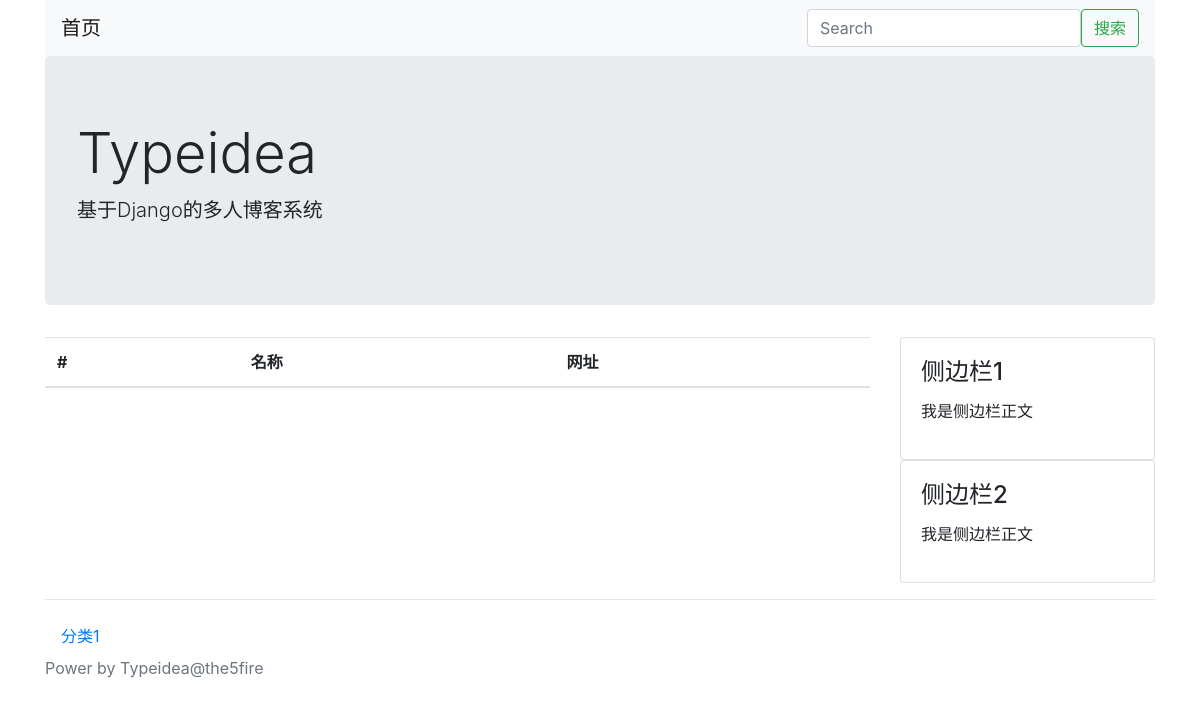
Before: /links/ with the older database file.
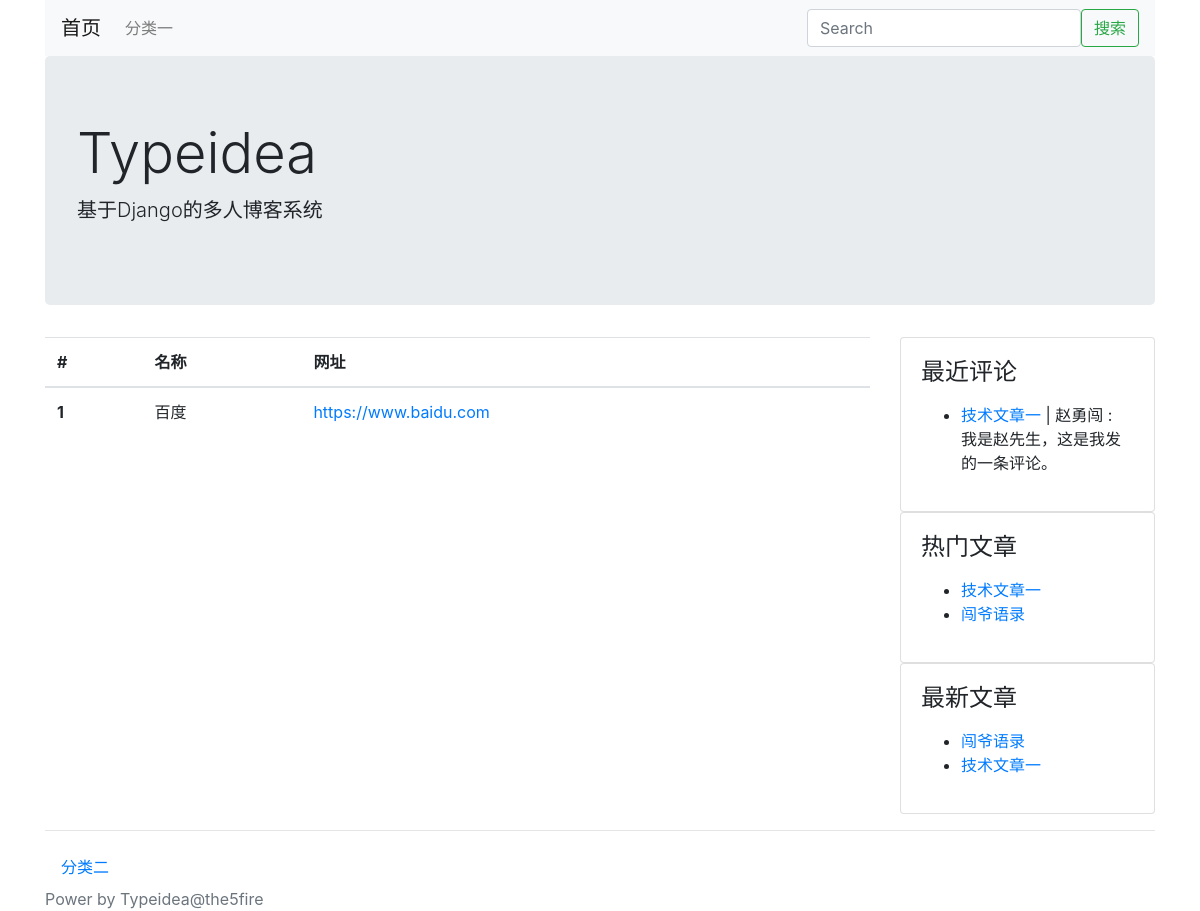
After: the same page with the newer database file.
### config/models.py (models this page shows, shortened)
class SideBar(models.Model):
    STATUS_SHOW = 1
    STATUS_HIDE = 0
    STATUS_ITEMS = (
        (STATUS_SHOW, '展示'),
        (STATUS_HIDE, '隐藏'),
    )
    DISPLAY_HTML = 1
    DISPLAY_LATEST = 2
    DISPLAY_HOT = 3
    DISPLAY_COMMENT = 4
    SIDE_TYPE = (
        (DISPLAY_HTML, 'HTML'),
        (DISPLAY_LATEST, '最新文章'),
        (DISPLAY_HOT, '最热文章'),
        (DISPLAY_COMMENT, '最近评论'),
    )
    title = models.CharField(max_length=50, verbose_name="标题")
    display_type = models.PositiveIntegerField(default=1, choices=SIDE_TYPE,
                                               verbose_name="展示类型")
    content = models.CharField(max_length=500, blank=True, verbose_name="内容",
                               help_text="如果设置的不是HTML类型，可为空")
    status = models.PositiveIntegerField(default=STATUS_SHOW, choices=STATUS_ITEMS, verbose_name="状态")
    owner = models.ForeignKey(User, verbose_name="作者", on_delete=models.DO_NOTHING)
    created_time = models.DateTimeField(auto_now_add=True, verbose_name="创建时间")
    class Meta:
        verbose_name = verbose_name_plural = "侧边栏"
    @classmethod
    def get_all(cls):
        return cls.objects.filter(status=cls.STATUS_SHOW)
    def content_html(self):
        from blog.models import Post  # 避免循环引用
        from comment.models import Comment
        result = ''
        if self.display_type == self.DISPLAY_HTML:
            result = self.content
        elif self.display_type == self.DISPLAY_LATEST:
            context = {
                'posts': Post.latest_posts(with_related=False)
            }
            result = render_to_string('config/blocks/sidebar_posts.html', context)
        elif self.display_type == self.DISPLAY_HOT:
            context = {
                'posts': Post.hot_posts()
            }
            result = render_to_string('config/blocks/sidebar_posts.html', context)
        elif self.display_type == self.DISPLAY_COMMENT:
            comments = Comment.objects.filter(status=Comment.STATUS_NORMAL)
            for comment in comments:
                post_id = comment.target.split('/')[-1][:-5]
                comment.title = Post.objects.filter(id=post_id)[0].title
            context = {
                'comments': comments
            }
            result = render_to_string('config/blocks/sidebar_comments.html', context)
        return result

class Link(models.Model):
    STATUS_NORMAL = 1
    STATUS_DELETE = 0
    STATUS_ITEMS = (
        (STATUS_NORMAL, '正常'),
        (STATUS_DELETE, '删除'),
    )
    title = models.CharField(max_length=50, verbose_name="标题")
    href = models.URLField(verbose_name="链接")  # 默认长度200
    status = models.PositiveIntegerField(default=STATUS_NORMAL, choices=STATUS_ITEMS, verbose_name="状态")
    weight = models.PositiveIntegerField(default=1, choices=zip(range(1, 6), range(1, 6)),
                                         verbose_name="权重",
                                         help_text="权重高展示顺序靠前")
    owner = models.ForeignKey(User, verbose_name="作者", on_delete=models.DO_NOTHING)
    created_time = models.DateTimeField(auto_now_add=True, verbose_name="创建时间")
    class Meta:
        verbose_name = verbose_name_plural = "友链"

### blog/models.py (models this page shows, shortened)
class Category(models.Model):
    STATUS_NORMAL = 1
    STATUS_DELETE = 0
    STATUS_ITEMS = (
        (STATUS_NORMAL, '正常'),
        (STATUS_DELETE, '删除'),
    )
    name = models.CharField(max_length=50, verbose_name="名称")
    status = models.PositiveIntegerField(default=STATUS_NORMAL, choices=STATUS_ITEMS, verbose_name="状态")
    is_nav = models.BooleanField(default=False, verbose_name="是否为导航")
    owner = models.ForeignKey(User, verbose_name="作者", on_delete=models.DO_NOTHING)
    created_time = models.DateTimeField(auto_now_add=True, verbose_name="创建时间")
    class Meta:
        verbose_name = verbose_name_plural = '分类'
    @classmethod
    def get_navs(cls):
        categories = cls.objects.filter(status=cls.STATUS_NORMAL)
        nav_categories = []
        normal_categories = []
        for cate in categories:
            if cate.is_nav:
                nav_categories.append(cate)
            else:
                normal_categories.append(cate)
        return {
            'navs': nav_categories,
            'categories': normal_categories,
        }

class Post(models.Model):
    STATUS_NORMAL = 1
    STATUS_DELETE = 0
    STATUS_DRAFT = 2
    STATUS_ITEMS = (
        (STATUS_NORMAL, '正常'),
        (STATUS_DELETE, '删除'),
        (STATUS_DRAFT, '草稿'),
    )
    title = models.CharField(max_length=255, verbose_name="标题")
    desc = models.CharField(max_length=1024, blank=True, verbose_name="摘要")
    content = models.TextField(verbose_name="正文", help_text="正文必须为MarkDown格式")
    content_html = models.TextField(verbose_name="正文html代码", blank=True, editable=False)
    status = models.PositiveIntegerField(default=STATUS_NORMAL, choices=STATUS_ITEMS, verbose_name="状态")
    category = models.ForeignKey(Category, verbose_name="分类", on_delete=models.DO_NOTHING)
    tag = models.ManyToManyField(Tag, verbose_name="标签")
    owner = models.ForeignKey(User, verbose_name="作者", on_delete=models.DO_NOTHING)
    created_time = models.DateTimeField(auto_now_add=True, verbose_name="创建时间")
    pv = models.PositiveIntegerField(default=1)
    uv = models.PositiveIntegerField(default=1)
    class Meta:
        verbose_name = verbose_name_plural = "文章"
    @classmethod
    def latest_posts(cls, with_related=True):
        queryset = cls.objects.filter(status=cls.STATUS_NORMAL)
        if with_related:
            queryset = queryset.select_related('owner', 'category')
        return queryset
    @classmethod
    def hot_posts(cls):
        return cls.objects.filter(status=cls.STATUS_NORMAL).order_by('-pv')

### comment/models.py (models this page shows, shortened)
class Comment(models.Model):
    STATUS_NORMAL = 1
    STATUS_DELETE = 0
    STATUS_ITEMS = (
        (STATUS_NORMAL, '正常'),
        (STATUS_DELETE, '删除'),
    )
    target = models.CharField(max_length=100, verbose_name="评论目标")
    content = models.CharField(max_length=2000, verbose_name="内容")
    nickname = models.CharField(max_length=50, verbose_name="昵称")
    website = models.URLField(verbose_name="网站")
    email = models.EmailField(verbose_name="邮箱")
    status = models.PositiveIntegerField(default=STATUS_NORMAL, choices=STATUS_ITEMS, verbose_name="状态")
    created_time = models.DateTimeField(auto_now_add=True, verbose_name="创建时间")
    class Meta:
        verbose_name = verbose_name_plural = "评论"

### config/views.py (the view)
# urls.py: url(r'^links/$', LinkListView.as_view(), name='links'),
class LinkListView(CommonViewMixin, ListView):
    queryset = Link.objects.filter(status=Link.STATUS_NORMAL)
    template_name = 'config/Links.html'
    context_object_name = 'link_list'

### blog/views.py (called while the page is built)
    def get_context_data(self, **kwargs):
        context = super().get_context_data(**kwargs)
        context.update({
            'sidebars': SideBar.get_all()
        })
        context.update(Category.get_navs())
        return context

### typeidea/themes/bootstrap/templates/config/links.html (shortened to what this page needs)
{% extends "blog/base.html" %}
{% block main %}
<table class="table">
<thead>
<tr>
    <th scope="col">#</th>
    <th scope="col">名称</th>
    <th scope="col">网址</th>
</tr>
</thead>
<tbody>
    {% for link in link_list %}
        <tr>
            <th scope="row">{{ forloop.counter }}</th>
            <td>{{ link.title }}</td>
            <td><a href="{{ link.href }}">{{ link.href }}</a></td>
        </tr>
    {% endfor %}
</tbody>
</table>
{% endblock %}

### typeidea/themes/bootstrap/templates/blog/base.html (shortened to what this page needs)
{% load static %}
<!DOCTYPE HTML>
<html lang="en">
  <head>
    <link rel="stylesheet" href="{% static 'css/bootstrap.css' %}">
  </head>
  <body>
	<div class="container head">
        <nav class="navbar navbar-expand-lg navbar-light bg-light">
          <a class="navbar-brand" href="/">首页</a>
          <div class="collapse navbar-collapse" id="navbarSupportedContent">
            <ul class="navbar-nav mr-auto">
            {% for cate in navs %}
              <li class="nav-item">
                  <a class="nav-link" href="{% url 'category-list' cate.id %}">{{ cate.name }}</a>
              </li>
            {% endfor %}
            </ul>
            <form class="form-inline" action='/search/' method="GET">
              <input class="form-control" type="search" name="keyword" placeholder="Search"
                     aria-label="Search" value="{{ keyword }}">
              <button class="btn btn-outline-success" type="submit">搜索</button>
            </form>
          </div>
        </nav>
        <div class="jumbotron">
            <h1 class="display-4">Typeidea</h1>
            <p class="lead">基于Django的多人博客系统</p>
        </div>
	</div>
	<div class="container main">
        <div class="row">
            <div class="col-9 post-list">
            {% block main %}
            {% endblock %}
            </div>
            <div class="col-3">
                {% block sidebar %}
                    {% for sidebar in sidebars %}
                    <div class="card sidebar">
                        <div class="card-body">
                            <h4 class="card-title">{{ sidebar.title }}</h4>
                            <p>
                            {{ sidebar.content_html }}
                            </p>
                        </div>
                    </div>
                    {% endfor %}
                {% endblock %}
            </div>
        </div>
    </div>
    <footer class="footer">
        {% block footer %}
        <div class="container">
            <hr/>
            <nav class="nav category">
            {% for cate in categories %}
            <a href="{% url 'category-list' cate.id %}" class="nav-link">{{ cate.name }}</a>
            {% endfor %}
            </nav>
        </div>
        <div class="container power">
            <span class="text-muted">Power by Typeidea@the5fire</span>
        </div>
        {% endblock %}
    </footer>
  </body>
</html>

### typeidea/themes/bootstrap/templates/config/blocks/sidebar_comments.html
{% autoescape off %}
<ul>
{% for comment in comments %}
<li><a href="{{ comment.target }}">{{ comment.title }}</a> | {{ comment.nickname }} : {{ comment.content }}
{% endfor %}
</ul>
{% endautoescape %}

### typeidea/themes/bootstrap/templates/config/blocks/sidebar_posts.html
<ul>
{% for post in posts %}
<li><a href="{% url 'post-detail' post.id %}">{{ post.title }}</a>
{% endfor %}
</ul>

Changed rows visible on the page:
removed SideBar: title "侧边栏1", content_html "我是侧边栏正文"
removed SideBar: title "侧边栏2", content_html "我是侧边栏正文"
added Category: name "分类一"
added Link: title "百度", href "https://www.baidu.com"
added SideBar: title "最近评论"
added Comment: title "技术文章一", nickname "赵勇闯", content "我是赵先生，这是我发的一条评论。", shown under SideBar "最近评论"
added SideBar: title "热门文章"
now on this page (row edited): Post: title "技术文章一"
now on this page (row edited): Post: title "闯爷语录"
added SideBar: title "最新文章"
changed Category: name "分类1" → "分类二"
